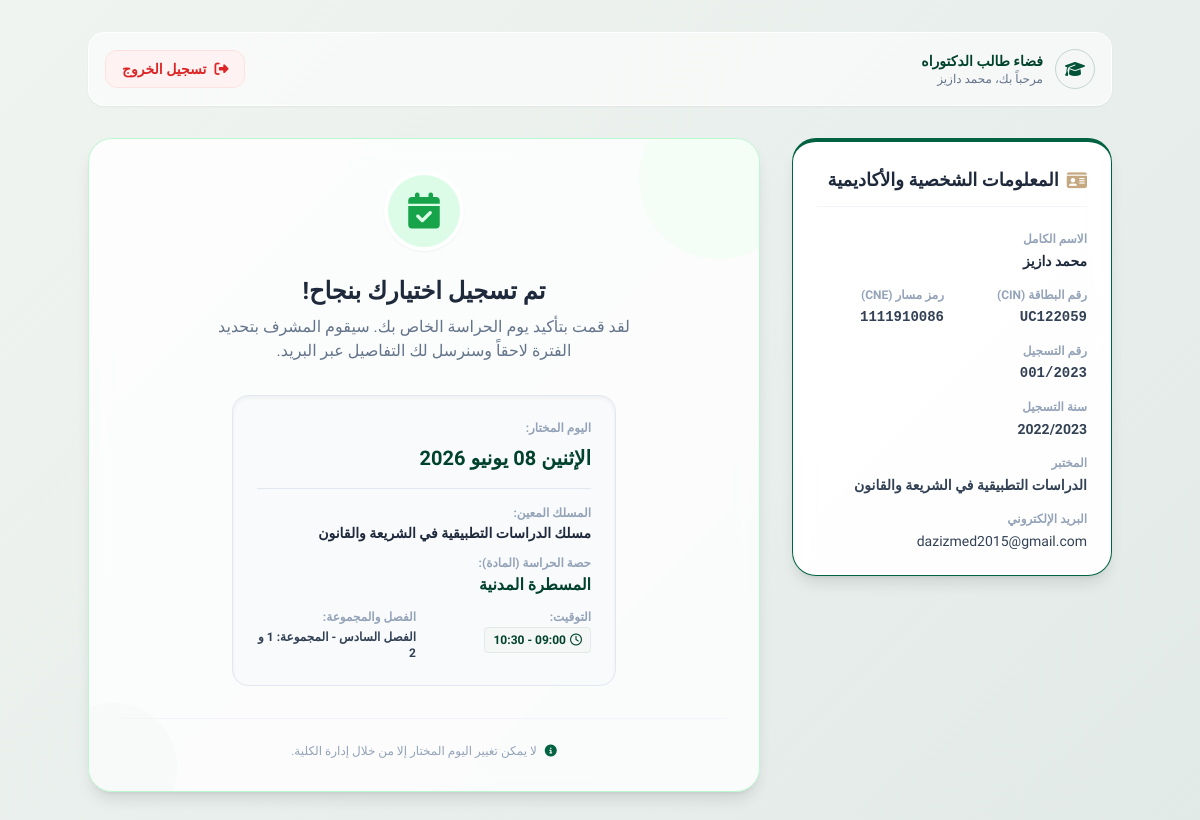
The page /student/dashboard (signed in) on the database its author committed.
### tables this page shows
CREATE TABLE students (
        id INTEGER PRIMARY KEY AUTOINCREMENT,
        anne_inscription TEXT,
        nins TEXT,
        nom_complet TEXT NOT NULL,
        prenom TEXT,
        cne TEXT,
        cin TEXT NOT NULL UNIQUE,
        labo TEXT,
        situation TEXT,
        email TEXT,
        chosen_day TEXT DEFAULT NULL,
        assigned_period TEXT DEFAULT NULL,
        email_sent INTEGER DEFAULT 0,
        registration_date TIMESTAMP DEFAULT NULL
    , assigned_session_id INTEGER DEFAULT NULL REFERENCES sessions(id));

### app.py (the view)
@app.route('/student/dashboard')
def student_dashboard():
    cin = session.get('student_cin')
    if not cin:
        return redirect(url_for('index'))
    conn = get_db()
    cursor = conn.cursor()
    cursor.execute('''
        SELECT s.*, se.track as session_track, se.module_name as session_module,
               se.time_slot as session_time, se.semester as session_semester, se.group_label as session_group
        FROM students s
        LEFT JOIN sessions se ON s.assigned_session_id = se.id
        WHERE UPPER(s.cin) = ?
    ''', (cin.upper(),))
    student = cursor.fetchone()
    if not student:
        session.pop('student_cin', None)
        return redirect(url_for('index'))
    cursor.execute('''
        SELECT d.*,
               (SELECT COUNT(*) FROM students s WHERE s.chosen_day = d.day_label) as registered_count
        FROM days d
        WHERE d.is_active = 1
    ''')
    all_days = [dict(row) for row in cursor.fetchall()]
    available_days = [d for d in all_days if d['registered_count'] < d['max_capacity']]
    conn.close()
    return render_template('student_dashboard.html', student=dict(student), days=available_days, all_days=all_days)

### app.py (called while the page is built)
def get_db():
    conn = sqlite3.connect(DB_PATH)
    conn.row_factory = sqlite3.Row
    return conn

### templates/student_dashboard.html (shortened to what this page needs)
<!DOCTYPE html>
<html lang="ar" dir="rtl">
<head>
    <link rel="stylesheet" href="https://cdnjs.cloudflare.com/ajax/libs/font-awesome/6.4.0/css/all.min.css">
    <script src="https://cdn.tailwindcss.com"></script>
</head>
<body class="py-8 px-4 sm:px-6 lg:px-8 text-slate-800">
    <div class="max-w-5xl mx-auto">
        <div class="flex justify-between items-center mb-8 bg-white/60 p-4 rounded-2xl shadow-sm border border-white">
            <div class="flex items-center gap-3">
                <div class="w-10 h-10 bg-brand-50 rounded-full flex items-center justify-center text-brand-600 border border-brand-200">
                    <i class="fa-solid fa-graduation-cap"></i>
                </div>
                <div>
                    <h2 class="text-sm font-bold text-brand-700 font-tajawal">فضاء طالب الدكتوراه</h2>
                    <p class="text-xs text-slate-500">مرحباً بك، {{ student.nom_complet }}</p>
                </div>
            </div>
            <a href="{{ url_for('student_logout') }}" class="px-4 py-2 bg-red-50 hover:bg-red-100 text-red-600 text-sm font-bold rounded-xl transition-colors flex items-center gap-2 border border-red-100">
                <i class="fa-solid fa-right-from-bracket"></i> تسجيل الخروج
            </a>
        </div>
        <div class="grid grid-cols-1 lg:grid-cols-3 gap-8">
            <div class="lg:col-span-1">
                <div class="glass-card rounded-3xl p-6 border-t-4 border-brand-500 shadow-lg sticky top-8">
                    <h3 class="text-lg font-bold text-slate-800 mb-6 flex items-center gap-2 border-b border-slate-100 pb-3">
                        <i class="fa-solid fa-id-card text-accent-gold"></i> المعلومات الشخصية والأكاديمية
                    </h3>
                    <div class="space-y-4 text-sm">
                        <div>
                            <span class="block text-xs font-bold text-slate-400 mb-1">الاسم الكامل</span>
                            <span class="block font-extrabold text-slate-800">{{ student.nom_complet }}</span>
                        </div>
                        <div class="grid grid-cols-2 gap-4">
                            <div>
                                <span class="block text-xs font-bold text-slate-400 mb-1">رقم البطاقة (CIN)</span>
                                <span class="block font-bold text-slate-700 font-mono text-right" style="direction: ltr;">{{ student.cin }}</span>
                            </div>
                            <div>
                                <span class="block text-xs font-bold text-slate-400 mb-1">رمز مسار (CNE)</span>
                                <span class="block font-bold text-slate-700 font-mono text-right" style="direction: ltr;">{{ student.cne }}</span>
                            </div>
                        </div>
                        <div>
                            <span class="block text-xs font-bold text-slate-400 mb-1">رقم التسجيل</span>
                            <span class="block font-bold text-slate-700 font-mono text-right" style="direction: ltr;">{{ student.nins }}</span>
                        </div>
                        <div>
                            <span class="block text-xs font-bold text-slate-400 mb-1">سنة التسجيل</span>
                            <span class="block font-bold text-slate-700">{{ student.anne_inscription }}</span>
                        </div>
                        <div>
                            <span class="block text-xs font-bold text-slate-400 mb-1">المختبر</span>
                            <span class="block font-semibold text-slate-700">{{ student.labo }}</span>
                        </div>
                        <div>
                            <span class="block text-xs font-bold text-slate-400 mb-1">البريد الإلكتروني</span>
                            <span class="block font-medium text-slate-700 text-right" style="direction: ltr;">{{ student.email }}</span>
                        </div>
                    </div>
                </div>
            </div>
            <div class="lg:col-span-2">
                {% if student.chosen_day %}
                    <div class="glass-card rounded-3xl p-8 border border-green-200 shadow-lg text-center relative overflow-hidden bg-white/80">
                        <div class="absolute -top-10 -right-10 w-40 h-40 bg-green-50 rounded-full opacity-50 pointer-events-none"></div>
                        <div class="absolute -bottom-10 -left-10 w-32 h-32 bg-brand-50 rounded-full opacity-50 pointer-events-none"></div>
                        <div class="inline-flex items-center justify-center w-20 h-20 bg-green-100 text-green-600 rounded-full mb-6 border-4 border-white shadow-sm">
                            <i class="fa-solid fa-calendar-check text-4xl"></i>
                        </div>
                        <h2 class="text-2xl font-extrabold text-slate-800 mb-2">تم تسجيل اختيارك بنجاح!</h2>
                        <p class="text-slate-500 mb-8 max-w-md mx-auto">لقد قمت بتأكيد يوم الحراسة الخاص بك. سيقوم المشرف بتحديد الفترة لاحقاً وسنرسل لك التفاصيل عبر البريد.</p>
                        <div class="bg-slate-50 border border-slate-200 rounded-2xl p-6 inline-block w-full max-w-sm mx-auto text-right shadow-inner">
                            <span class="block text-xs font-bold text-slate-400 mb-2">اليوم المختار:</span>
                            <span class="block text-xl font-extrabold text-brand-700 font-tajawal mb-4">{{ student.chosen_day }}</span>
                            {% if student.session_module %}
                                <div class="mt-4 pt-4 border-t border-slate-200 text-right space-y-3">
                                    <div>
                                        <span class="block text-xs font-bold text-slate-400 mb-0.5">المسلك المعين:</span>
                                        <span class="block font-bold text-slate-800 text-sm">{{ student.session_track }}</span>
                                    </div>
                                    <div>
                                        <span class="block text-xs font-bold text-slate-400 mb-0.5">حصة الحراسة (المادة):</span>
                                        <span class="block font-bold text-brand-700 text-base font-tajawal">{{ student.session_module }}</span>
                                    </div>
                                    <div class="grid grid-cols-2 gap-4">
                                        <div>
                                            <span class="block text-xs font-bold text-slate-400 mb-0.5">التوقيت:</span>
                                            <span class="inline-flex items-center gap-1 text-xs font-bold px-2 py-1 rounded bg-brand-50 text-brand-700 border border-brand-100">
                                                <i class="fa-regular fa-clock"></i> {{ student.session_time }}
                                            </span>
                                        </div>
                                        <div>
                                            <span class="block text-xs font-bold text-slate-400 mb-0.5">الفصل والمجموعة:</span>
                                            <span class="block font-bold text-slate-700 text-xs mt-1">{{ student.session_semester }} - {{ student.session_group }}</span>
                                        </div>
                                    </div>
                                </div>
                            {% endif %}
                        </div>
                        <div class="mt-8 pt-6 border-t border-slate-100 text-xs text-slate-400 flex items-center justify-center gap-2">
                            <i class="fa-solid fa-circle-info text-brand-500"></i> لا يمكن تغيير اليوم المختار إلا من خلال إدارة الكلية.
                        </div>
                    </div>
                {% endif %}
            </div>
        </div>
    </div>
</body>
</html>

### templates/student_dashboard.html (style rules this page uses)
body { font-family: 'Cairo', 'Tajawal', sans-serif; background: linear-gradient(135deg, #f0f4f1 0%, #e2eae7 100%); min-height: 100vh; }
.glass-card { background: rgba(255, 255, 255, 0.95); backdrop-filter: blur(10px); border: 1px solid rgba(255, 255, 255, 0.2); box-shadow: 0 20px 40px rgba(0, 0, 0, 0.05); }

### rows shown on the page
students: nom_complet "محمد دازيز", cin "UC122059", cne "1111910086", nins "001/2023", anne_inscription "2022/2023", labo "الدراسات التطبيقية في الشريعة والقانون", email "dazizmed2015@gmail.com", chosen_day "الإثنين 08 يونيو 2026"

### other values the page prints
{{ student.session_track }} "مسلك الدراسات التطبيقية في الشريعة والقانون"
{{ student.session_module }} "المسطرة المدنية"
{{ student.session_time }} "09:00 - 10:30"
{{ student.session_semester }} "الفصل السادس"
{{ student.session_group }} "المجموعة: 1 و 2"
